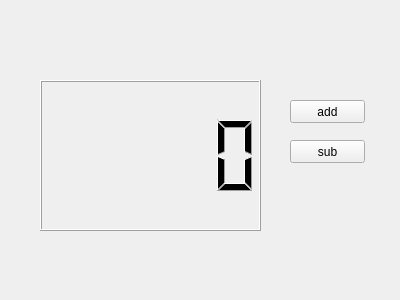
<?xml version="1.0" encoding="UTF-8"?>
<ui version="4.0">
 <class>abc</class>
 <widget class="QWidget" name="abc">
  <property name="geometry">
   <rect>
    <x>0</x>
    <y>0</y>
    <width>400</width>
    <height>300</height>
   </rect>
  </property>
  <property name="windowTitle">
   <string>test</string>
  </property>
  <widget class="QLCDNumber" name="lcdNumber">
   <property name="geometry">
    <rect>
     <x>40</x>
     <y>80</y>
     <width>221</width>
     <height>151</height>
    </rect>
   </property>
   <property name="smallDecimalPoint">
    <bool>false</bool>
   </property>
   <property name="digitCount">
    <number>5</number>
   </property>
   <property name="mode">
    <enum>QLCDNumber::Dec</enum>
   </property>
  </widget>
  <widget class="QPushButton" name="pushButton">
   <property name="geometry">
    <rect>
     <x>290</x>
     <y>100</y>
     <width>75</width>
     <height>23</height>
    </rect>
   </property>
   <property name="text">
    <string>add</string>
   </property>
  </widget>
  <widget class="QPushButton" name="pushButton_2">
   <property name="geometry">
    <rect>
     <x>290</x>
     <y>140</y>
     <width>75</width>
     <height>23</height>
    </rect>
   </property>
   <property name="text">
    <string>sub</string>
   </property>
  </widget>
 </widget>
 <resources/>
 <connections/>
</ui>
